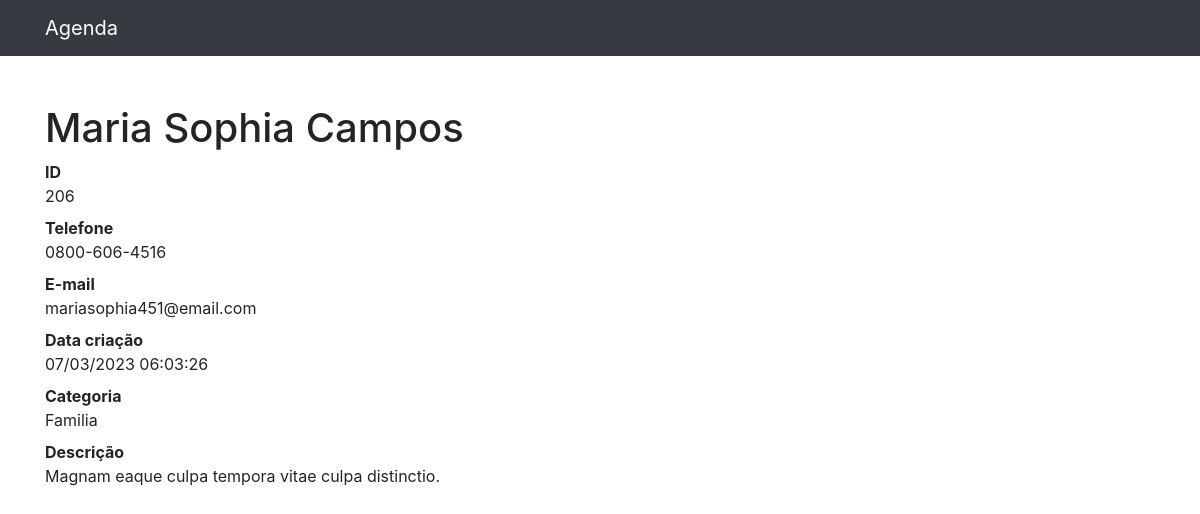
Page /206 on the committed database.
### contatos/models.py (models this page shows, shortened)
class Contato(models.Model):
    nome = models.CharField(max_length=255)
    sobrenome = models.CharField(max_length=255, blank=True)
    telefone = models.CharField(max_length=255)
    email = models.CharField(max_length=255, blank=True)
    data_criacao = models.DateTimeField(default=timezone.now)
    descricao = models.TextField(blank=True)
    categoria = models.ForeignKey(Categoria, on_delete=models.DO_NOTHING)
    mostrar = models.BooleanField(default=True)

class Categoria(models.Model):
    nome = models.CharField(max_length=255)
    def __str__(self) -> str:
        return self.nome

### contatos/views.py (the view)
# urls.py: path('<int:contato_id>', views.ver_contato, name='ver_contato')
def ver_contato(request, contato_id):
    contato = get_object_or_404(Contato, id=contato_id)
    if not contato.mostrar:
        raise Http404()
    return render(request, 'contatos/ver_contato.html', {
        'contato': contato
    })

### contatos/templates/contatos/ver_contato.html
{% extends 'base.html' %}
{% block 'conteudo' %}
<h1 class="mt-5">{{contato.nome}} {{contato.sobrenome}}</h1>
<dl>
  <dt>ID</dt>
  <dd>{{contato.id}}</dd>
  <dt>Telefone</dt>
  <dd>{{contato.telefone}}</dd>
  <dt>E-mail</dt>
  <dd>{{contato.email}}</dd>
  <dt>Data criação</dt>
  <dd>{{contato.data_criacao|date:'d/m/Y H:i:s'}}</dd>
  <dt>Categoria</dt>
  <dd>{{contato.categoria}}</dd>
  <dt>Descrição</dt>
  <dd>
    {{contato.descricao}}
  </dd>
</dl>
{% endblock 'conteudo' %}

### rows in the picture
Contato: nome "Maria Sophia", sobrenome "Campos", id "206", telefone "0800-606-4516", email "mariasophia451@email.com", data_criacao "07/03/2023 06:03:26", categoria "Familia", descricao "Magnam eaque culpa tempora vitae culpa distinctio."
